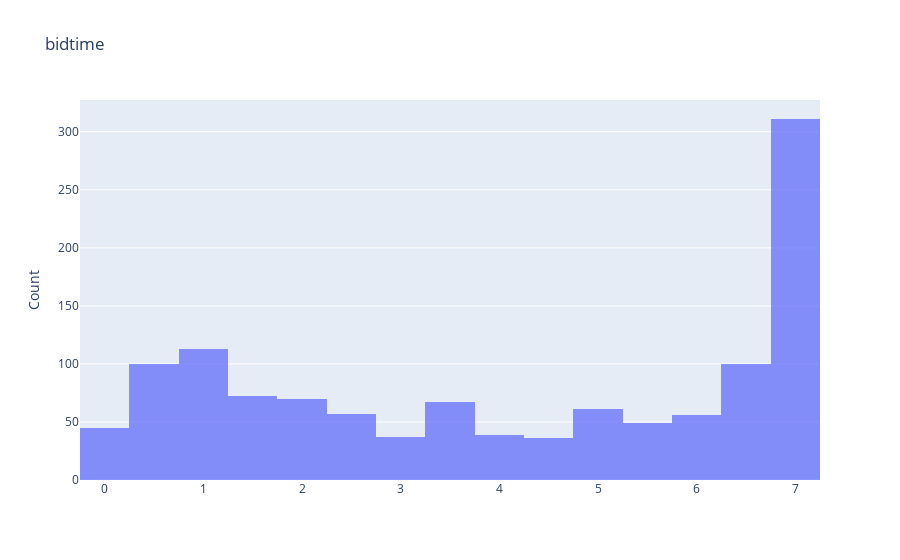

The cell this chart's notebook holds for it:
### Code cell
plotBarCat(df,df.columns[2])

### Figure 1 — Plotly figure (JSON) as saved in the notebook; plotly's stock layout.template omitted (floating-point values rounded to 4 significant figures; data arrays with more than 128 entries replaced by an {"elided": "..."} marker saying what was removed)
{"data": [{"opacity": 0.75, "type": "histogram", "x": {"elided": "1213 float values"}}], "layout": {"barmode": "overlay", "title": {"text": "bidtime"}, "yaxis": {"title": {"text": "Count"}}}}
